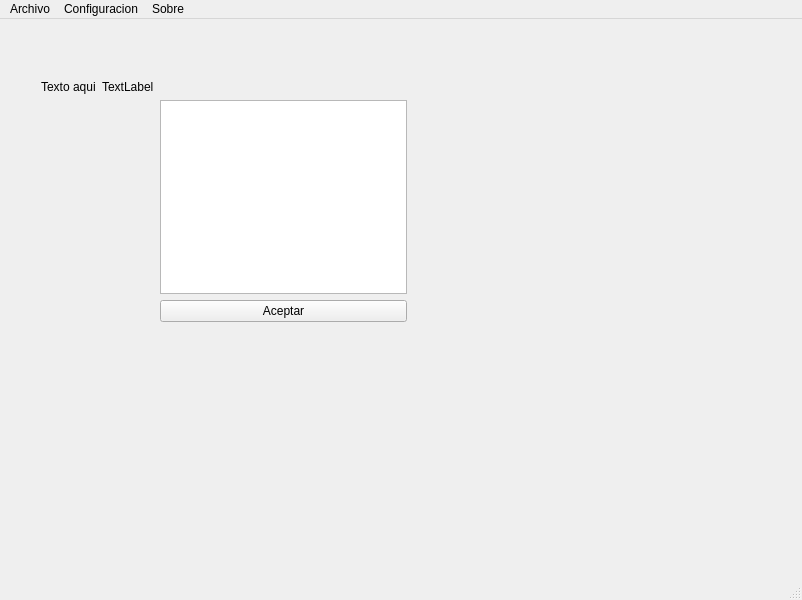
<?xml version="1.0" encoding="UTF-8"?>
<ui version="4.0">
 <class>MainLogCleaner</class>
 <widget class="QMainWindow" name="MainLogCleaner">
  <property name="geometry">
   <rect>
    <x>0</x>
    <y>0</y>
    <width>802</width>
    <height>600</height>
   </rect>
  </property>
  <property name="windowTitle">
   <string>LogCleaner 0.1.0</string>
  </property>
  <widget class="QWidget" name="centralwidget">
   <widget class="QWidget" name="">
    <property name="geometry">
     <rect>
      <x>41</x>
      <y>61</y>
      <width>366</width>
      <height>242</height>
     </rect>
    </property>
    <layout class="QGridLayout" name="gridLayout">
     <item row="0" column="0">
      <widget class="QLabel" name="lTextInput">
       <property name="text">
        <string>Texto aqui</string>
       </property>
      </widget>
     </item>
     <item row="0" column="1">
      <widget class="QLabel" name="lValue">
       <property name="text">
        <string>TextLabel</string>
       </property>
      </widget>
     </item>
     <item row="1" column="2">
      <widget class="QTextBrowser" name="textBrowserInput"/>
     </item>
     <item row="2" column="2">
      <widget class="QPushButton" name="pushButtonTexto1">
       <property name="text">
        <string>Aceptar</string>
       </property>
      </widget>
     </item>
    </layout>
   </widget>
  </widget>
  <widget class="QStatusBar" name="statusbar"/>
  <widget class="QMenuBar" name="menubar">
   <property name="geometry">
    <rect>
     <x>0</x>
     <y>0</y>
     <width>802</width>
     <height>21</height>
    </rect>
   </property>
   <widget class="QMenu" name="menuArchivo">
    <property name="title">
     <string>Archivo</string>
    </property>
   </widget>
   <widget class="QMenu" name="menuConfiguracion">
    <property name="title">
     <string>Configuracion</string>
    </property>
   </widget>
   <widget class="QMenu" name="menuAbout">
    <property name="title">
     <string>Sobre</string>
    </property>
    <addaction name="actionLogCleaner"/>
   </widget>
   <addaction name="menuArchivo"/>
   <addaction name="menuConfiguracion"/>
   <addaction name="menuAbout"/>
  </widget>
  <action name="actionLogCleaner">
   <property name="text">
    <string>LogCleaner</string>
   </property>
  </action>
 </widget>
 <tabstops>
  <tabstop>textBrowserInput</tabstop>
  <tabstop>pushButtonTexto1</tabstop>
 </tabstops>
 <resources/>
 <connections>
  <connection>
   <sender>textBrowserInput</sender>
   <signal>anchorClicked(QUrl)</signal>
   <receiver>lValue</receiver>
   <slot>update()</slot>
   <hints>
    <hint type="sourcelabel">
     <x>279</x>
     <y>241</y>
    </hint>
    <hint type="destinationlabel">
     <x>126</x>
     <y>90</y>
    </hint>
   </hints>
  </connection>
 </connections>
</ui>
